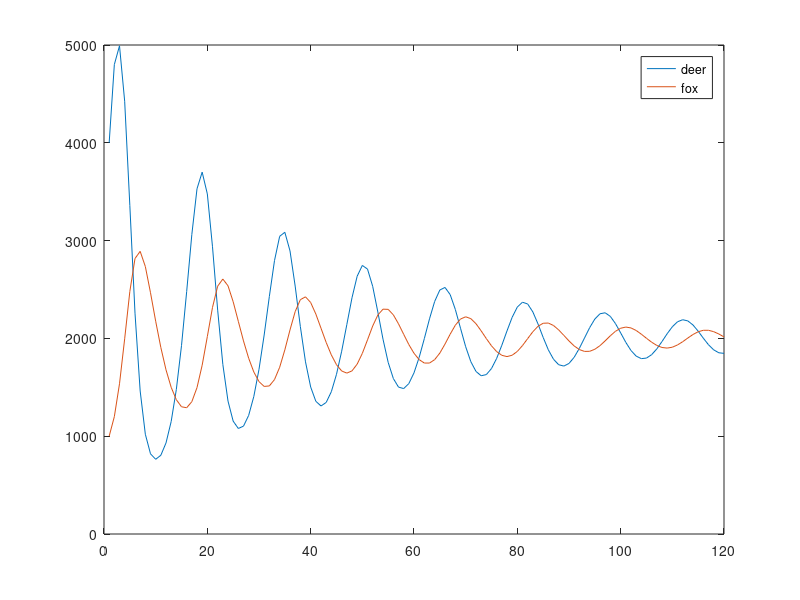

Reproduce this figure in MATLAB.
% duration
months = 120;
% schrittweite der diskretisierung? 
h = 0.1; 
% resource capacity
M = 10000;


% deer growth
alpha = 0.001;
% fox decreasing 
gamma = 2;
% deer reduction
beta = 0.003;
% fresh meat increase
delta = 0.001;

% deer
x0 = 4000;
% fox
y0 = 1000; 

%1. := index
%2. := x
%3. := y
result= zeros(3,months);
result(1,1)=1;
result(2,1)=x0;
result(3,1)=y0;

for i=2:months
    
    result(1,i)=i;
    %xn-1
    x = result(2,i-1);
    %yn-1
    y = result(3,i-1);
    
    %difference equation for x
    x_new = x + h * (x * alpha * (M - x - y) - x * y * beta);
    x_new = round(x_new);
    %difference equation for y
    y_new = y + h * (y * (delta * x - gamma));
    y_new = round(y_new);
        
    result(2,i)= x_new;
    result(3,i)= y_new;
    
end
plot(result(1,:), result(2,:), result(1,:), result(3,:));
legend('deer','fox')

